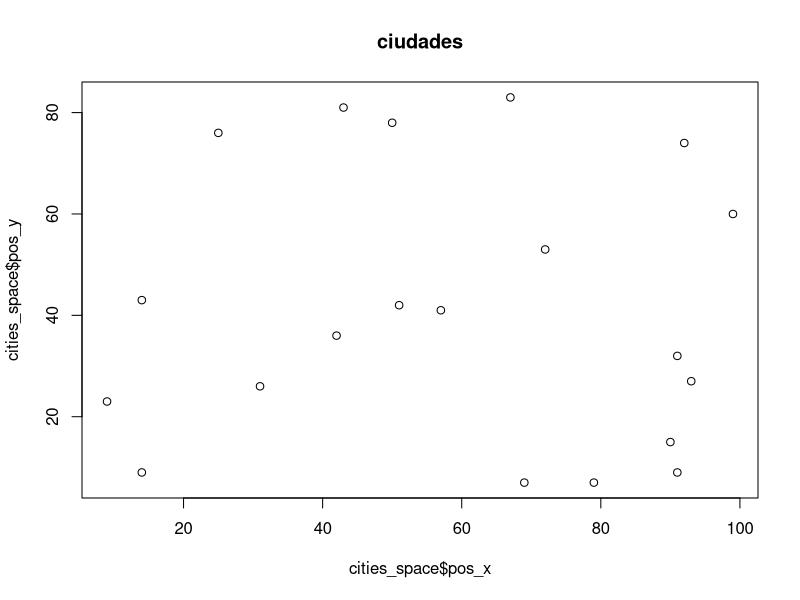
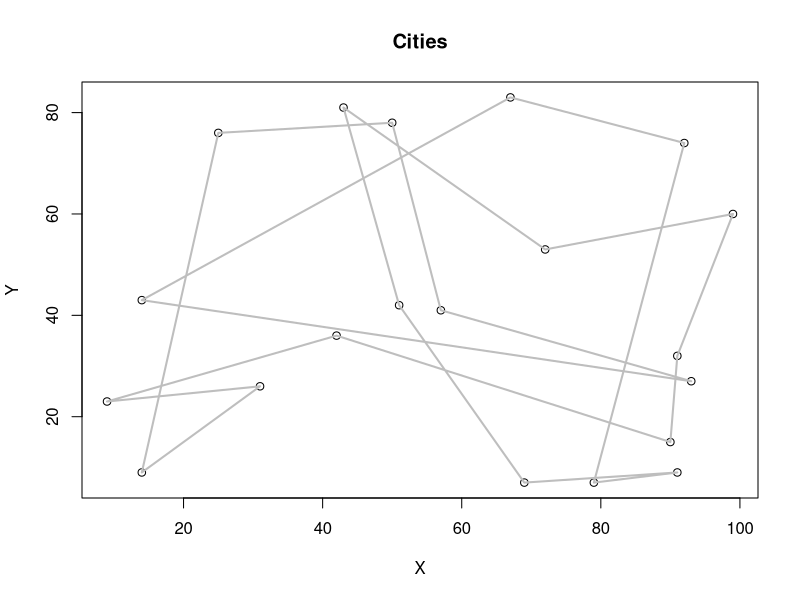
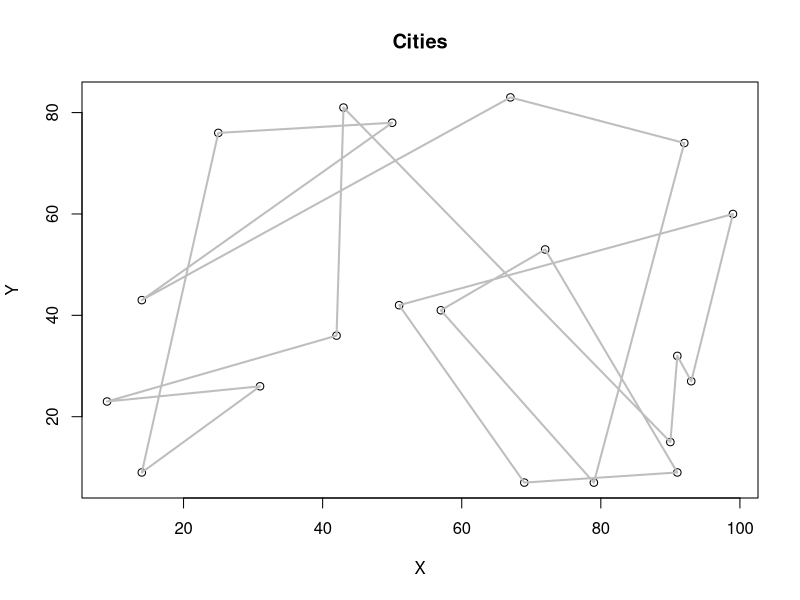
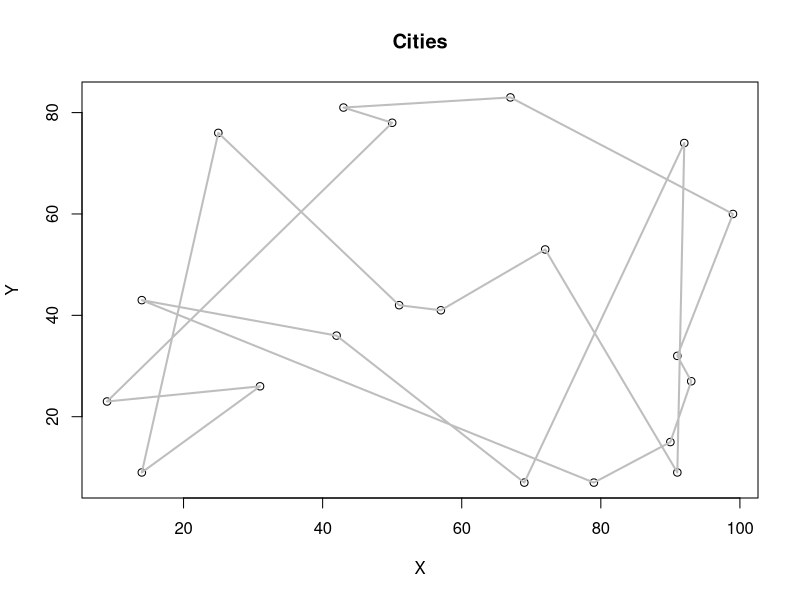
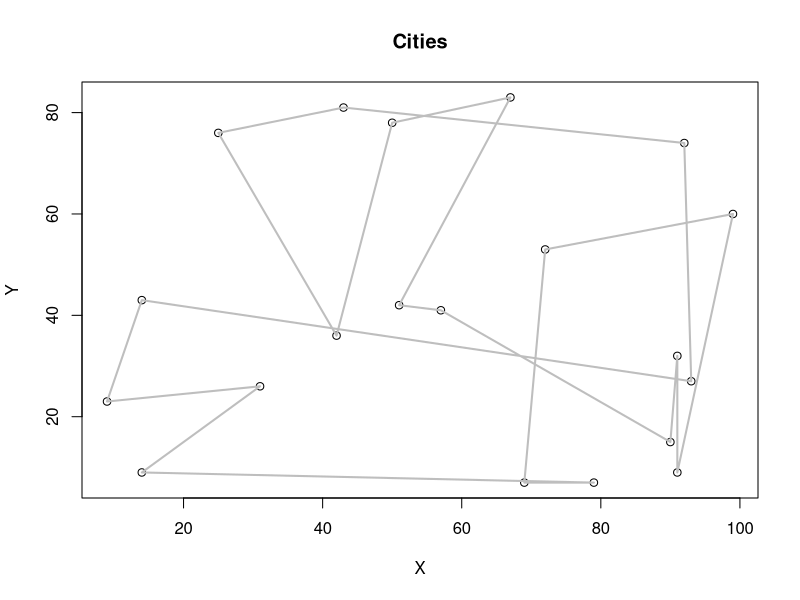
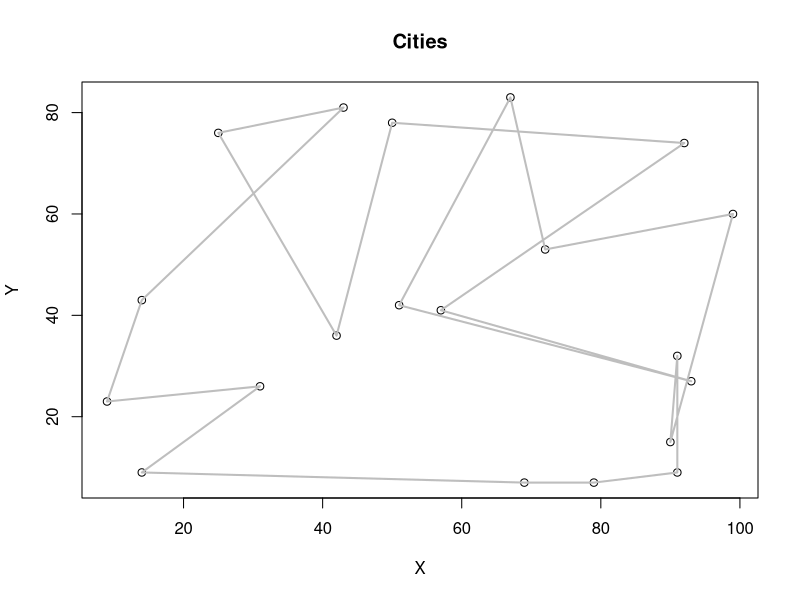
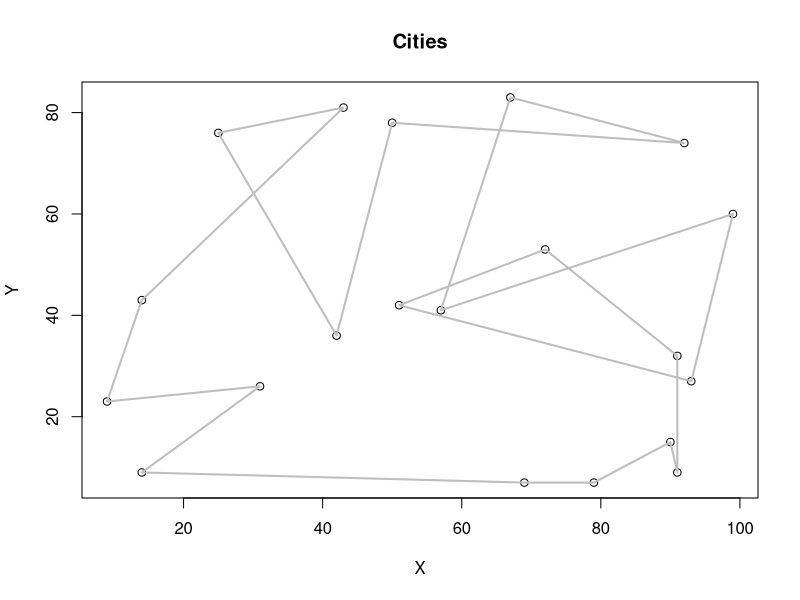
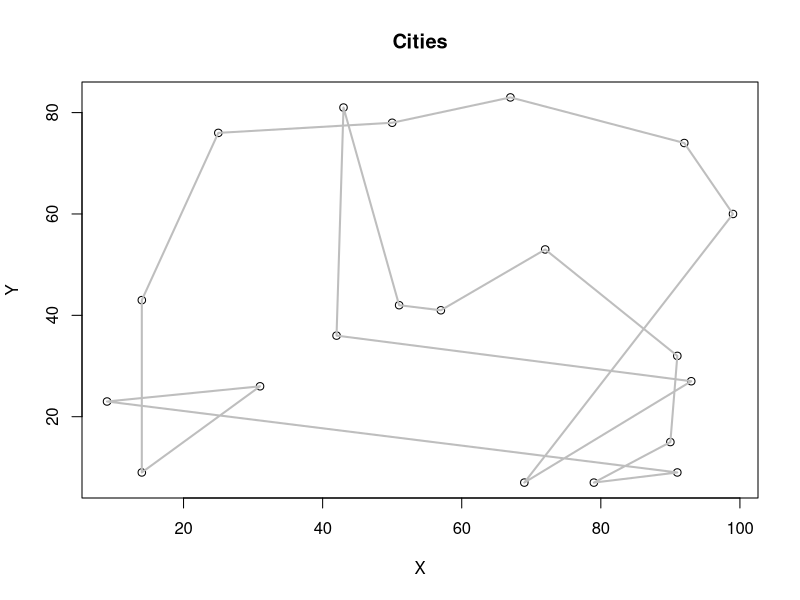

Here is the R script that generated these plots, in order:
generate_cities <- function(cities =5){
  pos_x <- sample(1:100, size = cities , replace=TRUE) 
  pos_y <- sample(1:100, size = cities , replace=TRUE)
  out <- data.frame(city = 1:cities, pos_x, pos_y )
  return(out)
}

initial_population <- function(N=500, cities=8){
  vec = 2:cities
  first <- c(1,sample(vec),1)
  population <- matrix(first,ncol = length(first)  )
  for(i in 1:(N-1)){
    population <- rbind( population, c(1,sample(vec),1) )
  }
  unique_population <- unique(population)
  return(unique_population)
}

distance_route <- function(route,distance){
  sum_distance<-0
  for(i in 1:length(route[-1])){
    out <- distance[ route[i], route[i+1]  ]
    sum_distance <- sum_distance + out
  }
  return(sum_distance)
}

selection <- function(population,K){
  players_index <- sample(1:nrow(population),size = K,replace = FALSE)
  players <- population[players_index,'fitness']
  winner_index <- players_index[which.min(players)[1]]
  player_1 <- as.numeric(population[winner_index,-ncol(population)])
  #removing winner from pool
  indx <- setdiff(1:nrow(population),players_index[winner_index])
  players_index <- sample(indx,size = K,replace = FALSE)
  players <- population[players_index,'fitness']
  winner_index <- players_index[which.min(players)[1]]
  player_2 <- as.numeric(population[winner_index,-ncol(population)])
  return(rbind(player_1,player_2))
}

crossover <- function(parents,n){
  parent_1 <- parents[1,2:(ncol(parents)-1)]
  parent_2 <- parents[2,2:(ncol(parents)-1)]
  child <- rep(0,length(parent_1))
  genes_parent_1 <- sample(1:length(parent_1),n,replace=FALSE)
  child[genes_parent_1] <- parent_1[genes_parent_1]
  child[-genes_parent_1] <- setdiff(parent_2,parent_1[genes_parent_1])
  child <- c(1,child,1)
  return(child)
}

mutate <- function(vec,i,j){
  vec <- vec[2:(length(vec)-1)]
  out <- vec
  idx <- sample(1:length(out),2,replace = FALSE)
  out[idx[1]] <- vec[idx[2]]
  out[idx[2]] <- vec[idx[1]]
  out<-c(1,out,1)
  return(out)
}


tsp_sol_ga <- function(ncities=15,pop_size=200,mutate_prob=0.01,generations=100){
  cities_space <- generate_cities(cities = ncities) 
  cities_dist <- as.matrix(dist(cities_space[,2:3]))
  population <- initial_population(N = pop_size, cities=ncities)
  plot(cities_space$pos_x, cities_space$pos_y, main='ciudades')
  for(generation in 0:generations){
    Sys.sleep(0.15)
    fitness <- apply(population,1,distance_route,distance=cities_dist)
    
    plot(cities_space$pos_x, cities_space$pos_y, main='Cities',xlab='X',ylab='Y')
    best_route_idx<-which.min(fitness)[1]
    x <- population[best_route_idx,]
    polygon(cities_space[x,2:3],border = "gray",lwd=2)
    print(c(generation,min(fitness)) )
    population <- cbind(population,fitness)
    new_population <- list()
    for(i in 1:pop_size){
      parents <- selection(population,5)
      child <- crossover(parents,4)
      if(runif(1) <= mutate_prob){
        child <- mutate(child)
      }
      new_population <- append(new_population,list(child))
    }
    population <- matrix(unlist(new_population),ncol = ncities+1,byrow = TRUE )
  }
}
set.seed(123)
tsp_sol_ga(ncities = 20,generations = 50,mutate_prob = 0.1)
